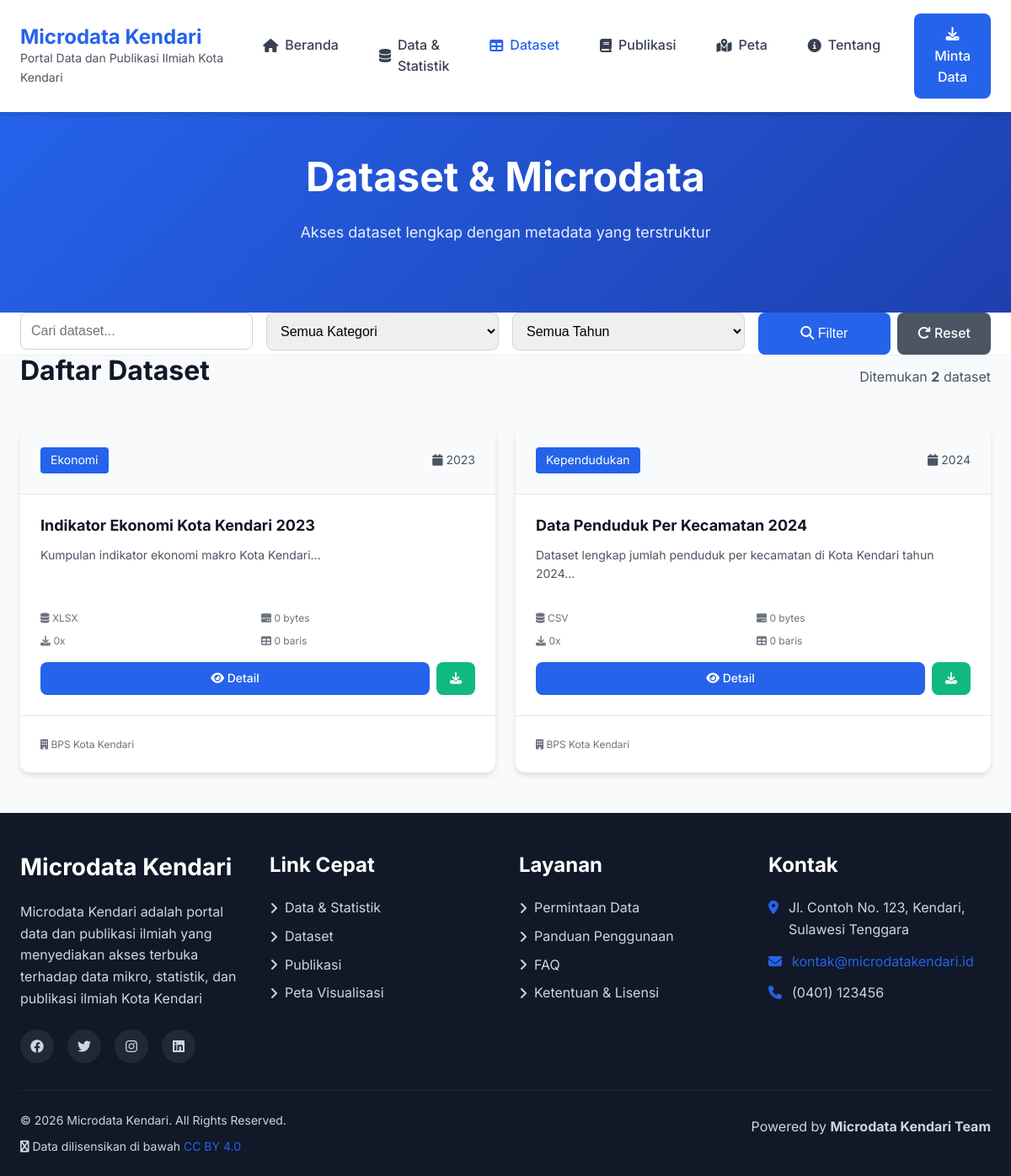
Page /dataset.php on the committed database.
### tables this page shows
CREATE TABLE IF NOT EXISTS dataset (
    id INT AUTO_INCREMENT PRIMARY KEY,
    nama_dataset VARCHAR(255) NOT NULL,
    kategori_id INT NOT NULL,
    sumber VARCHAR(200) NOT NULL,
    metodologi TEXT COMMENT 'Metode pengumpulan data',
    tahun YEAR NOT NULL,
    periode VARCHAR(50),
    deskripsi TEXT,
    file_path VARCHAR(500) NOT NULL,
    file_name VARCHAR(255) NOT NULL,
    file_size INT COMMENT 'Ukuran file dalam bytes',
    file_type VARCHAR(50) COMMENT 'csv, xlsx, json, dll',
    jumlah_baris INT COMMENT 'Jumlah record dalam dataset',
    jumlah_kolom INT COMMENT 'Jumlah variabel/kolom',
    frekuensi_update VARCHAR(50) COMMENT 'Tahunan, Bulanan, Triwulanan',
    lisensi VARCHAR(100) DEFAULT 'Open Data',
    download_count INT DEFAULT 0,
    metadata JSON,
    tags VARCHAR(500) COMMENT 'Tag pencarian, pisahkan dengan koma',
    status ENUM('draft', 'published', 'archived') DEFAULT 'published',
    created_at TIMESTAMP DEFAULT CURRENT_TIMESTAMP,
    updated_at TIMESTAMP DEFAULT CURRENT_TIMESTAMP ON UPDATE CURRENT_TIMESTAMP,
    created_by INT,
    FOREIGN KEY (kategori_id) REFERENCES kategori(id) ON DELETE CASCADE,
    FOREIGN KEY (created_by) REFERENCES users(id) ON DELETE SET NULL,
    INDEX idx_kategori (kategori_id),
    INDEX idx_tahun (tahun),
    INDEX idx_status (status),
    FULLTEXT idx_search (nama_dataset, deskripsi, tags)
);

CREATE TABLE IF NOT EXISTS kategori (
    id INT AUTO_INCREMENT PRIMARY KEY,
    nama_kategori VARCHAR(100) NOT NULL,
    slug VARCHAR(100) NOT NULL UNIQUE,
    deskripsi TEXT,
    icon VARCHAR(50),
    urutan INT DEFAULT 0,
    status ENUM('aktif', 'nonaktif') DEFAULT 'aktif',
    created_at TIMESTAMP DEFAULT CURRENT_TIMESTAMP,
    INDEX idx_slug (slug)
);

### config/database.php (called while the page is built, shortened)
<?php
function formatAngka($number, $decimals = 0) {
    return number_format($number, $decimals, ',', '.');
}
function formatFileSize($bytes) {
    if ($bytes >= 1073741824) {
        return number_format($bytes / 1073741824, 2) . ' GB';
    } elseif ($bytes >= 1048576) {
        return number_format($bytes / 1048576, 2) . ' MB';
    } elseif ($bytes >= 1024) {
        return number_format($bytes / 1024, 2) . ' KB';
    } else {
        return $bytes . ' bytes';
    }
}
?>

### dataset.php (the view, shortened to what this page needs)
<?php
require_once __DIR__ . '/includes/header.php';
require_once __DIR__ . '/includes/navbar.php';
$db = getDB();
$search = $_GET['search'] ?? '';
$page = isset($_GET['page']) ? max(1, intval($_GET['page'])) : 1;
$per_page = 9;
$offset = ($page - 1) * $per_page;
$where_conditions = ["d.status = 'published'"];
$params = [];
$where_clause = implode(' AND ', $where_conditions);
$count_sql = "SELECT COUNT(*) as total FROM dataset d
              JOIN kategori k ON d.kategori_id = k.id
              WHERE $where_clause";
$stmt = $db->prepare($count_sql);
$stmt->execute($params);
$total_records = $stmt->fetch()['total'];
$sql = "SELECT d.*, k.nama_kategori, k.slug as kategori_slug
        FROM dataset d
        JOIN kategori k ON d.kategori_id = k.id
        WHERE $where_clause
        ORDER BY d.created_at DESC
        LIMIT :limit OFFSET :offset";
$stmt = $db->prepare($sql);
$stmt->bindValue(':limit', $per_page, PDO::PARAM_INT);
$stmt->bindValue(':offset', $offset, PDO::PARAM_INT);
$stmt->execute();
$datasets = $stmt->fetchAll();
?>
<section class="hero" style="padding: 3rem 0;">
    <div class="container">
        <h1>Dataset & Microdata</h1>
        <p>Akses dataset lengkap dengan metadata yang terstruktur</p>
    </div>
</section>
<section class="py-4" style="background-color: white; box-shadow: var(--shadow-sm);">
    <div class="container">
        <form method="GET" action="<?php echo BASE_URL; ?>/dataset.php" style="display: grid; gap: 1rem; grid-template-columns: repeat(auto-fit, minmax(200px, 1fr));">
            <div class="form-group" style="margin: 0;">
                <input type="text"
                       name="search"
                       class="form-control"
                       placeholder="Cari dataset..."
                       value="<?php echo htmlspecialchars($search); ?>">
            </div>
            <div class="form-group" style="margin: 0;">
                <select name="kategori" class="form-control">
                    <option value="">Semua Kategori</option>
                </select>
            </div>
            <div class="form-group" style="margin: 0;">
                <select name="tahun" class="form-control">
                    <option value="">Semua Tahun</option>
                </select>
            </div>
            <div style="display: flex; gap: 0.5rem;">
                <button type="submit" class="btn btn-primary" style="flex: 1;">
                    <i class="fas fa-search"></i> Filter
                </button>
                <a href="<?php echo BASE_URL; ?>/dataset.php" class="btn btn-secondary">
                    <i class="fas fa-redo"></i> Reset
                </a>
            </div>
        </form>
    </div>
</section>
<section class="py-5">
    <div class="container">
        <div style="display: flex; justify-content: space-between; align-items: center; margin-bottom: 2rem;">
            <h2>Daftar Dataset</h2>
            <span style="color: var(--gray-600);">
                Ditemukan <strong><?php echo formatAngka($total_records); ?></strong> dataset
            </span>
        </div>
        <?php if (count($datasets) == 0): ?>
            <div class="card">
                <div class="card-body text-center py-5">
                    <i class="fas fa-search" style="font-size: 4rem; color: var(--gray-300); margin-bottom: 1rem;"></i>
                    <h3>Dataset Tidak Ditemukan</h3>
                    <p style="color: var(--gray-600);">Coba ubah filter atau kata kunci pencarian</p>
                    <a href="<?php echo BASE_URL; ?>/dataset.php" class="btn btn-primary mt-3">Reset Filter</a>
                </div>
            </div>
        <?php else: ?>
            <div class="stats-grid">
                <?php foreach ($datasets as $dataset): ?>
                <div class="card">
                    <div class="card-header" style="display: flex; justify-content: space-between; align-items: center;">
                        <span class="badge" style="background-color: var(--primary-color); color: white; padding: 0.25rem 0.75rem; border-radius: 4px; font-size: 0.875rem;">
                            <?php echo htmlspecialchars($dataset['nama_kategori']); ?>
                        </span>
                        <span style="font-size: 0.875rem; color: var(--gray-600);">
                            <i class="fas fa-calendar"></i> <?php echo $dataset['tahun']; ?>
                        </span>
                    </div>
                    <div class="card-body">
                        <h4 style="font-size: 1.125rem; margin-bottom: 0.75rem; line-height: 1.4;">
                            <?php echo htmlspecialchars($dataset['nama_dataset']); ?>
                        </h4>
                        <p style="color: var(--gray-600); font-size: 0.875rem; margin-bottom: 1rem; min-height: 60px;">
                            <?php echo htmlspecialchars(substr($dataset['deskripsi'] ?? '', 0, 120)); ?>...
                        </p>
                        <div style="display: grid; grid-template-columns: 1fr 1fr; gap: 0.5rem; margin-bottom: 1rem; font-size: 0.75rem; color: var(--gray-500);">
                            <div>
                                <i class="fas fa-database"></i>
                                <?php echo strtoupper($dataset['file_type']); ?>
                            </div>
                            <div>
                                <i class="fas fa-hdd"></i>
                                <?php echo formatFileSize($dataset['file_size'] ?? 0); ?>
                            </div>
                            <div>
                                <i class="fas fa-download"></i>
                                <?php echo formatAngka($dataset['download_count']); ?>x
                            </div>
                            <div>
                                <i class="fas fa-table"></i>
                                <?php echo formatAngka($dataset['jumlah_baris'] ?? 0); ?> baris
                            </div>
                        </div>
                        <div style="display: flex; gap: 0.5rem;">
                            <a href="<?php echo BASE_URL; ?>/dataset-detail.php?id=<?php echo $dataset['id']; ?>"
                               class="btn btn-primary btn-sm" style="flex: 1;">
                                <i class="fas fa-eye"></i> Detail
                            </a>
                            <a href="<?php echo BASE_URL; ?>/api/download-dataset.php?id=<?php echo $dataset['id']; ?>"
                               class="btn btn-success btn-sm">
                                <i class="fas fa-download"></i>
                            </a>
                        </div>
                    </div>
                    <div class="card-footer" style="font-size: 0.75rem; color: var(--gray-500);">
                        <i class="fas fa-building"></i> <?php echo htmlspecialchars($dataset['sumber']); ?>
                    </div>
                </div>
                <?php endforeach; ?>
            </div>
        <?php endif; ?>
    </div>
</section>
<?php require_once __DIR__ . '/includes/footer.php'; ?>

### assets/css/style.css (style rules this page uses)
:root { --primary-color: #2563eb; --primary-dark: #1e40af; --secondary-color: #10b981; --accent-color: #f59e0b; --dark-color: #1f2937; --light-color: #f3f4f6; --white: #ffffff; --gray-100: #f9fafb; --gray-200: #e5e7eb; --gray-300: #d1d5db; --gray-400: #9ca3af; --gray-500: #6b7280; --gray-600: #4b5563; --gray-700: #374151; --gray-800: #1f2937; --gray-900: #111827; --success-color: #10b981; --error-color: #ef4444; --warning-color: #f59e0b; --info-color: #3b82f6; --font-primary: 'Inter', -apple-system, BlinkMacSystemFont, 'Segoe UI', sans-serif; --font-size-base: 16px; --font-size-sm: 14px; --font-size-lg: 18px; --font-size-xl: 20px; --line-height-base: 1.6; --spacing-xs: 0.5rem; --spacing-sm: 1rem; --spacing-md: 1.5rem; --spacing-lg: 2rem; --spacing-xl: 3rem; --radius-sm: 4px; --radius-md: 8px; --radius-lg: 12px; --radius-xl: 16px; --shadow-sm: 0 1px 2px rgba(0, 0, 0, 0.05); --shadow-md: 0 4px 6px rgba(0, 0, 0, 0.1); --shadow-lg: 0 10px 15px rgba(0, 0, 0, 0.1); --shadow-xl: 0 20px 25px rgba(0, 0, 0, 0.15); --transition-base: all 0.3s ease; }
* { margin: 0; padding: 0; box-sizing: border-box; }
html { scroll-behavior: smooth; }
body { font-family: var(--font-primary); font-size: var(--font-size-base); line-height: var(--line-height-base); color: var(--gray-800); background-color: var(--gray-100); }
h1, h2, h3, h4, h5, h6 { font-weight: 700; line-height: 1.2; margin-bottom: var(--spacing-sm); color: var(--gray-900); }
h1 { font-size: 2.5rem; }
h2 { font-size: 2rem; }
h4 { font-size: 1.5rem; }
p { margin-bottom: var(--spacing-sm); }
a { color: var(--primary-color); text-decoration: none; transition: var(--transition-base); }
.container { max-width: 1200px; margin: 0 auto; padding: 0 var(--spacing-md); }
.btn { display: inline-block; padding: 0.75rem 1.5rem; font-size: var(--font-size-base); font-weight: 500; text-align: center; border: none; border-radius: var(--radius-md); cursor: pointer; transition: var(--transition-base); text-decoration: none; }
.btn-primary { background-color: var(--primary-color); color: var(--white); }
.btn-secondary { background-color: var(--gray-600); color: var(--white); }
.btn-success { background-color: var(--success-color); color: var(--white); }
.btn-sm { padding: 0.5rem 1rem; font-size: var(--font-size-sm); }
.hero { background: linear-gradient(135deg, var(--primary-color), var(--primary-dark)); color: var(--white); padding: var(--spacing-xl) 0; text-align: center; }
.hero h1 { color: var(--white); font-size: 3rem; margin-bottom: var(--spacing-md); }
.hero p { font-size: var(--font-size-lg); margin-bottom: var(--spacing-lg); opacity: 0.9; }
.stats-grid { display: grid; grid-template-columns: repeat(auto-fit, minmax(250px, 1fr)); gap: var(--spacing-md); margin: var(--spacing-lg) 0; }
.card { background-color: var(--white); border-radius: var(--radius-lg); box-shadow: var(--shadow-md); overflow: hidden; transition: var(--transition-base); }
.card-header { padding: var(--spacing-md); background-color: var(--gray-100); border-bottom: 1px solid var(--gray-200); }
.card-body { padding: var(--spacing-md); }
.card-footer { padding: var(--spacing-md); background-color: var(--gray-50); border-top: 1px solid var(--gray-200); }
.form-group { margin-bottom: var(--spacing-md); }
.form-control { width: 100%; padding: 0.75rem; border: 1px solid var(--gray-300); border-radius: var(--radius-md); font-size: var(--font-size-base); transition: var(--transition-base); }
select.form-control { cursor: pointer; }

### rows in the picture
dataset: kategori.nama_kategori "Ekonomi", tahun "2023", nama_dataset "Indikator Ekonomi Kota Kendari 2023", deskripsi "Kumpulan indikator ekonomi makro Kota Kendari", file_type "XLSX", file_size "0 bytes", download_count "0", jumlah_baris "0", sumber "BPS Kota Kendari"
dataset: kategori.nama_kategori "Kependudukan", tahun "2024", nama_dataset "Data Penduduk Per Kecamatan 2024", deskripsi "Dataset lengkap jumlah penduduk per kecamatan di Kota Kendari tahun 2024", file_type "CSV", file_size "0 bytes", download_count "0", jumlah_baris "0", sumber "BPS Kota Kendari"

### other values in the picture
$nama_website "Microdata Kendari"
$tagline "Portal Data dan Publikasi Ilmiah Kota Kendari"
formatAngka($total_records) "2"
$pengaturan['deskripsi'] "Microdata Kendari adalah portal data dan publikasi ilmiah yang menyediakan akses terbuka terhadap data mikro, statistik, dan publikasi ilmiah Kota Kendari"
$pengaturan['alamat'] "Jl. Contoh No. 123, Kendari, Sulawesi Tenggara"
$pengaturan['email_kontak'] "kontak@microdatakendari.id"
$pengaturan['telepon'] "(0401) 123456"
